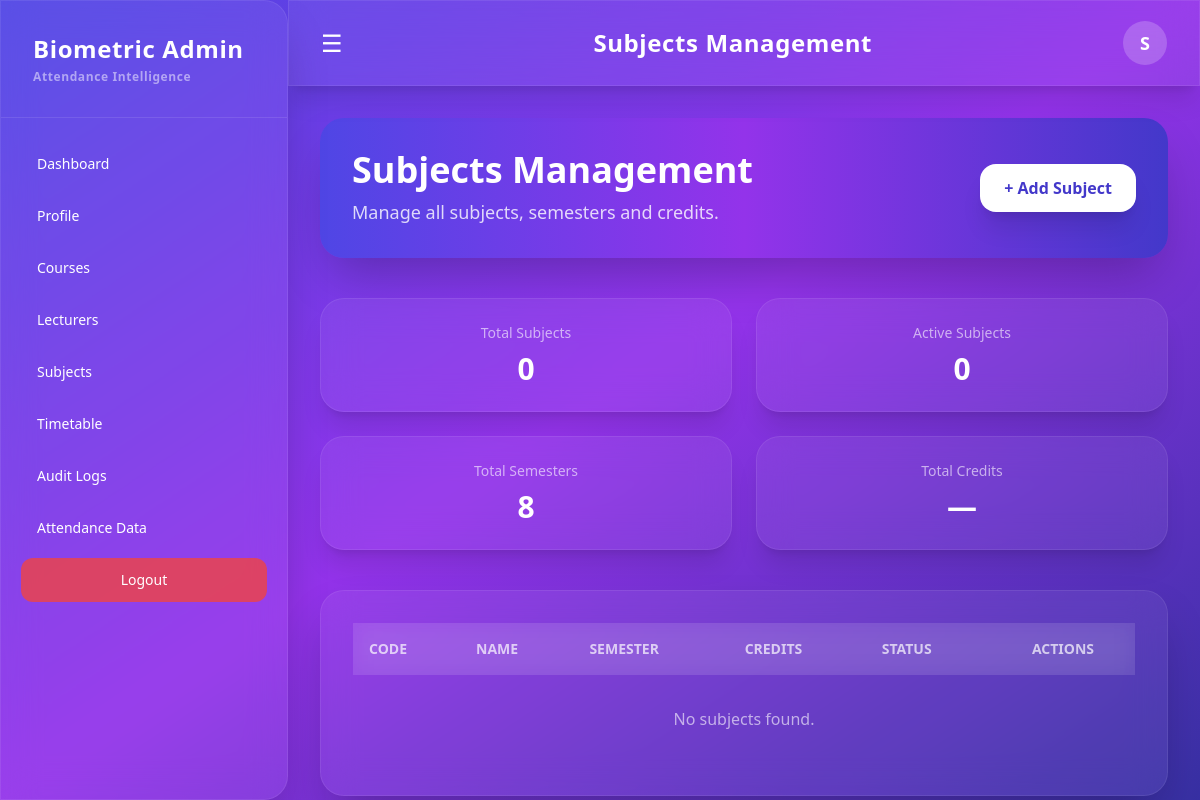
Page /accounts/admin/subjects/ (signed in) on the earlier database version.
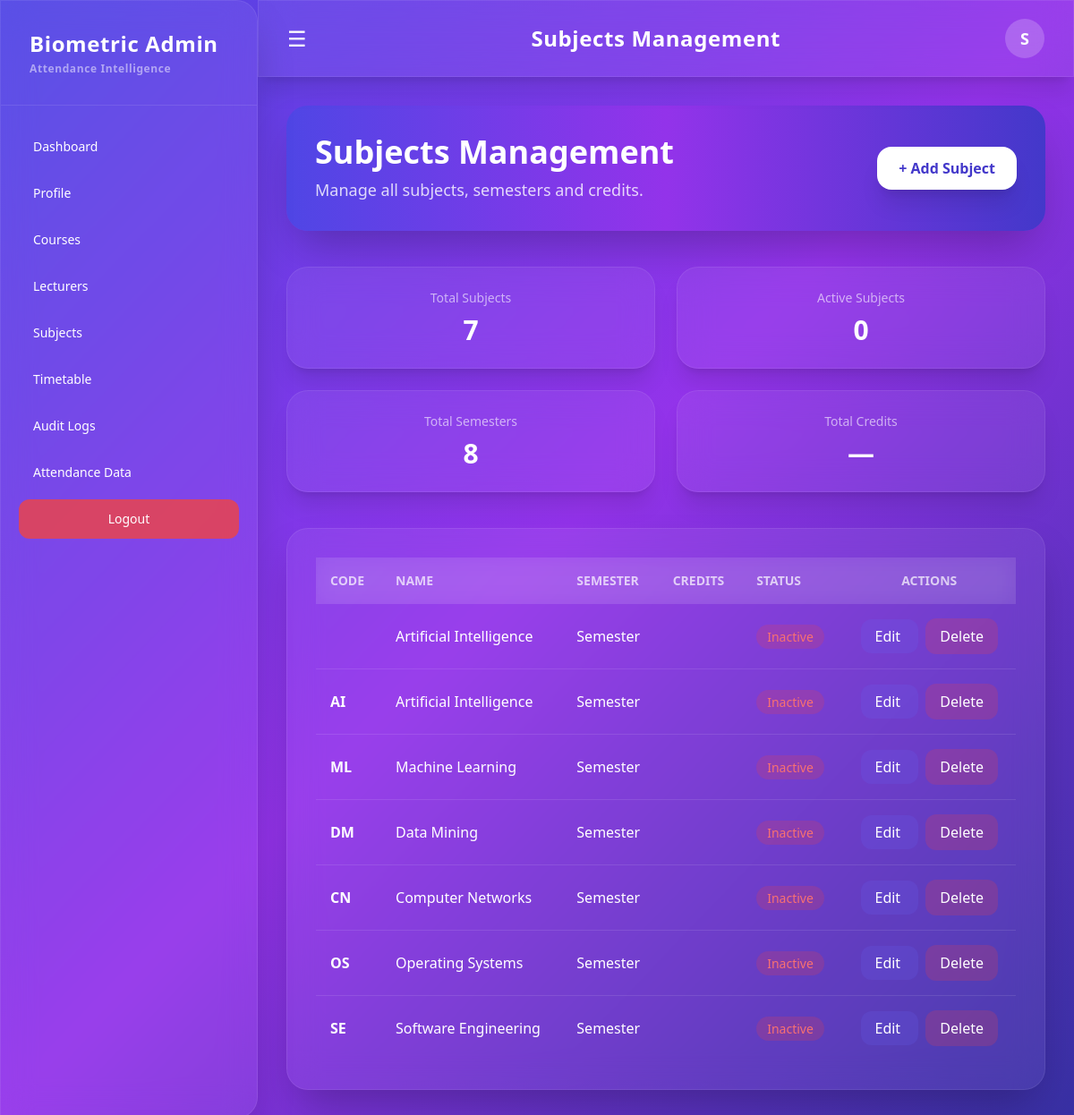
Same page on the later database version.
### accounts/models.py (models this page shows, shortened)
class User(AbstractUser):
    ROLE_CHOICES = (
        ('student', 'Student'),
        ('lecturer', 'Lecturer'),
        ('admin', 'Admin'),
    )
    role = models.CharField(max_length=10, choices=ROLE_CHOICES)
    admission_id = models.CharField(max_length=20, unique=True, null=True, blank=True)
    dob = models.DateField(null=True, blank=True)
    lecturer_id = models.CharField(max_length=20, unique=True, null=True, blank=True)
    admin_id = models.CharField(max_length=20, unique=True, null=True, blank=True)
    face_enrolled = models.BooleanField(default=False)
    re_enroll_used = models.BooleanField(default=False) #ONE self re-enroll allowed
    allow_reenroll = models.BooleanField(default=False)
    admin_reenroll_allowed = models.BooleanField(default=False) #Admin override.
    course = models.ForeignKey(
        Course,
        on_delete=models.SET_NULL,
        null=True,
            blank=True
    )
    year = models.IntegerField(null=True, blank=True)

### academics/models.py (models this page shows, shortened)
class Subject(models.Model):
    name = models.CharField(max_length=100)
    code = models.CharField(max_length=20, unique=True)
    course = models.ForeignKey(Course, on_delete=models.CASCADE)
    year = models.IntegerField()  # 1,2,3,4

### accounts/views.py (the view)
# urls.py: path("admin/subjects/", admin_subjects, name="admin_subjects"),
@admin_required
def admin_subjects(request):
    if request.user.role != "admin":
        return redirect("login")
    subjects = Subject.objects.select_related("course")
    return render(request, "admin/subjects.html", {
        "subjects": subjects
    })

### templates/admin/subjects.html (shortened to what this page needs)
{% extends "admin/base.html" %}
{% block header_title %}Subjects Management{% endblock %}
{% block content %}
<div class="space-y-10">
    <div class="rounded-3xl p-8 bg-gradient-to-r from-indigo-600 via-purple-600 to-indigo-700 shadow-2xl">
        <div class="flex flex-col md:flex-row md:items-center md:justify-between gap-6">
            <div>
                <h2 class="text-4xl font-bold mb-2">Subjects Management</h2>
                <p class="text-white/80 text-lg">
                    Manage all subjects, semesters and credits.
                </p>
            </div>
            <a href="{% url 'admin_add_subject' %}"
               class="bg-white text-indigo-700 font-semibold px-6 py-3 rounded-2xl shadow-xl hover:scale-105 transition">
                + Add Subject
            </a>
        </div>
    </div>
    <div class="grid grid-cols-1 sm:grid-cols-2 xl:grid-cols-4 gap-6">
        <div class="glass p-6 rounded-3xl text-center shadow-xl">
            <p class="text-white/60 text-sm mb-2">Total Subjects</p>
            <p class="text-3xl font-bold">{{ subjects|length }}</p>
        </div>
        <div class="glass p-6 rounded-3xl text-center shadow-xl">
            <p class="text-white/60 text-sm mb-2">Active Subjects</p>
            <p class="text-3xl font-bold">
                {{ subjects|dictsort:"status"|length }}
            </p>
        </div>
        <div class="glass p-6 rounded-3xl text-center shadow-xl">
            <p class="text-white/60 text-sm mb-2">Total Semesters</p>
            <p class="text-3xl font-bold">8</p>
        </div>
        <div class="glass p-6 rounded-3xl text-center shadow-xl">
            <p class="text-white/60 text-sm mb-2">Total Credits</p>
            <p class="text-3xl font-bold">
                —
            </p>
        </div>
    </div>
    <div class="glass rounded-3xl shadow-2xl p-8 overflow-x-auto">
        <table class="min-w-full text-left text-white">
            <thead class="bg-white/10 backdrop-blur-md">
                <tr class="uppercase text-sm text-white/70">
                    <th class="py-4 px-4">Code</th>
                    <th class="py-4 px-4">Name</th>
                    <th class="py-4 px-4">Semester</th>
                    <th class="py-4 px-4">Credits</th>
                    <th class="py-4 px-4">Status</th>
                    <th class="py-4 px-4 text-center">Actions</th>
                </tr>
            </thead>
            <tbody class="divide-y divide-white/10">
                {% for subject in subjects %}
                <tr class="hover:bg-white/5 transition">
                    <td class="py-4 px-4 font-semibold">
                        {{ subject.code }}
                    </td>
                    <td class="py-4 px-4">
                        {{ subject.name }}
                    </td>
                    <td class="py-4 px-4">
                        Semester {{ subject.semester }}
                    </td>
                    <td class="py-4 px-4">
                    </td>
                    <td class="py-4 px-4">
                        {% if subject.status == "Active" %}
                            <span class="px-3 py-1 text-sm rounded-full bg-green-500/20 text-green-400">
                                Active
                            </span>
                        {% else %}
                            <span class="px-3 py-1 text-sm rounded-full bg-red-500/20 text-red-400">
                                Inactive
                            </span>
                        {% endif %}
                    </td>
                    <td class="py-4 px-4 text-center space-x-2">
                        <a href="{% url 'edit_subject' subject.id %}"
                           class="px-4 py-2 rounded-xl bg-indigo-500/20 hover:bg-indigo-500/30 transition">
                            Edit
                        </a>
                        <form method="POST"
                              action="{% url 'delete_subject' subject.id %}"
                              class="inline">
                            <button type="submit"
                                    onclick="return confirm('Delete this subject?')"
                                    class="px-4 py-2 rounded-xl bg-red-500/20 hover:bg-red-500/30 transition">
                                Delete
                            </button>
                        </form>
                    </td>
                </tr>
                {% empty %}
                <tr>
                    <td colspan="6" class="py-8 text-center text-white/60">
                        No subjects found.
                    </td>
                </tr>
                {% endfor %}
            </tbody>
        </table>
    </div>
</div>
{% endblock %}

### templates/admin/base.html (shortened to what this page needs)
{% load static %}
<!DOCTYPE html>
<html lang="en">
<head>
    <script src="https://cdn.tailwindcss.com"></script>
</head>
<body class="h-screen bg-gradient-to-br from-indigo-600 via-purple-600 to-indigo-800 text-white overflow-hidden">
<div class="flex h-full">
    <aside id="sidebar"
        class="fixed md:relative z-40 h-full w-72 glass shadow-2xl transform -translate-x-full md:translate-x-0 transition-transform duration-300 ease-in-out rounded-r-3xl">
        <div class="p-8 text-2xl font-bold tracking-wide border-b border-white/10">
            Biometric Admin
            <p class="text-xs text-white/50 mt-1">Attendance Intelligence</p>
        </div>
        <nav class="mt-6 space-y-2 px-5 text-sm">
            <a href="{% url 'admin_dashboard' %}" class="sidebar-link block px-4 py-3 rounded-xl">Dashboard</a>
            <a href="{% url 'admin_profile' %}" class="sidebar-link block px-4 py-3 rounded-xl">Profile</a>
            <a href="{% url 'admin_courses' %}" class="sidebar-link block px-4 py-3 rounded-xl">Courses</a>
            <a href="{% url 'admin_lecturers' %}" class="sidebar-link block px-4 py-3 rounded-xl">Lecturers</a>
            <a href="{% url 'admin_subjects' %}" class="sidebar-link block px-4 py-3 rounded-xl">Subjects</a>
            <a href="{% url 'admin_timetable' %}" class="sidebar-link block px-4 py-3 rounded-xl">Timetable</a>
            <a href="{% url 'admin_audit_logs' %}" class="sidebar-link block px-4 py-3 rounded-xl">Audit Logs</a>
            <a href="{% url 'admin_attendance_data' %}" class="sidebar-link block px-4 py-3 rounded-xl">Attendance Data</a>
            <a href="{% url 'logout' %}"
               class="block px-4 py-3 rounded-xl bg-red-500/80 hover:bg-red-600 transition mt-6 text-center">
                Logout
            </a>
        </nav>
    </aside>
    <div class="flex-1 flex flex-col overflow-hidden">
        <header class="flex items-center justify-between px-8 py-5 glass shadow-xl">
            <button id="toggleSidebar" class="text-2xl focus:outline-none">
                ☰
            </button>
            <h1 class="text-xl md:text-2xl font-semibold tracking-wide">
                {% block header_title %}Dashboard{% endblock %}
            </h1>
            <a href="{% url 'admin_profile' %}"
               class="w-11 h-11 rounded-full bg-white/20 flex items-center justify-center text-lg font-bold hover:scale-110 transition">
                {{ request.user.first_name|default:"A"|slice:":1" }}
            </a>
        </header>
        <div class="flex-1 overflow-y-auto p-8">
            {% block content %}{% endblock %}
        </div>
    </div>
</div>
</body>
</html>

### templates/admin/base.html (style rules this page uses)
body { font-family: ui-sans-serif, system-ui, -apple-system; }
.glass { background:rgba(255,255,255,0.06); backdrop-filter:blur(18px); border:1px solid rgba(255,255,255,0.08); }
.sidebar-link { transition:all .2s ease; }

Differences in the rows shown:
added Subject: name "Artificial Intelligence"
added Subject: code "AI", name "Artificial Intelligence"
added Subject: code "ML", name "Machine Learning"
added Subject: code "DM", name "Data Mining"
added Subject: code "CN", name "Computer Networks"
added Subject: code "OS", name "Operating Systems"
added Subject: code "SE", name "Software Engineering"
Other differences:
{{ subjects|length }}: "0" → "7"
text no longer shown: "No subjects found."
